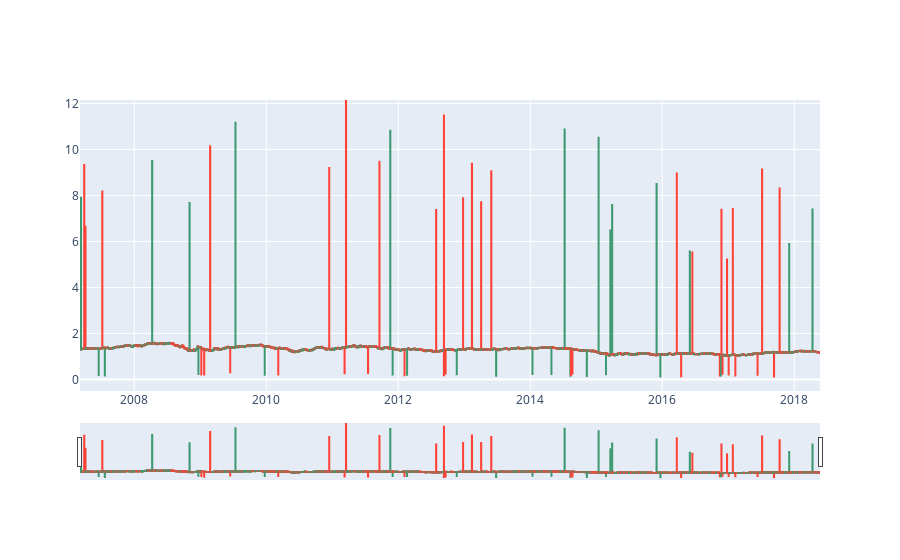

Notebook source saved alongside this figure:
### Code cell
fig = go.Figure(data=[go.Candlestick(x=train_cleaned['Time'],
                open=train_cleaned['Open'],
                high=train_cleaned['High'],
                low=train_cleaned['Low'],
                close=train_cleaned['Close'])])

fig.show()

### Figure 1 — Plotly figure (JSON) as saved in the notebook; plotly's stock layout.template omitted (floating-point values rounded to 4 significant figures; data arrays with more than 128 entries replaced by an {"elided": "..."} marker saying what was removed)
{"data": [{"close": {"elided": "3509 float values"}, "high": {"elided": "3509 float values"}, "low": {"elided": "3509 float values"}, "open": {"elided": "3509 float values"}, "type": "candlestick", "x": {"elided": "3509 str values"}}], "layout": {}}
